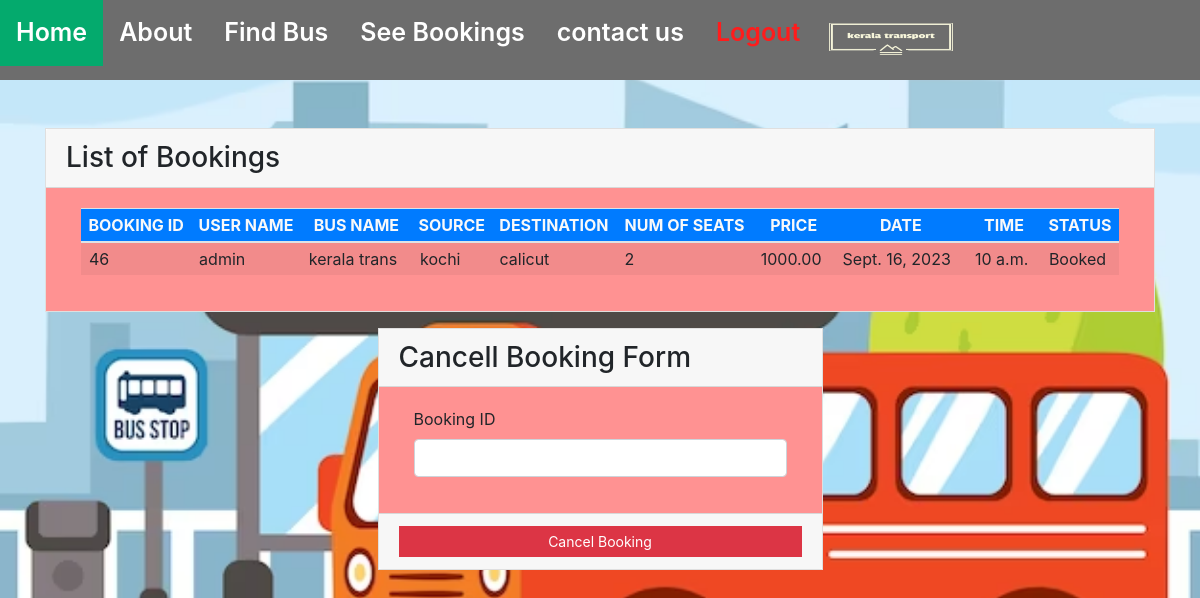
The page /passenger/seebookings (signed in) on the database its author committed.
### account/models.py (models this page shows, shortened)
class Book(models.Model):
    email = models.EmailField()
    name = models.CharField(max_length=30)
    userid =models.DecimalField(decimal_places=0, max_digits=2)
    busid=models.DecimalField(decimal_places=0, max_digits=2)
    bus_name = models.CharField(max_length=30)
    options=(('Kochi','Kochi'),
             ('Calicut','Calicut'),)
    source = models.CharField(choices=options,default='Kochi',max_length=30)
    dest = models.CharField(choices=options,default='Calicut',max_length=30)
    nos = models.DecimalField(decimal_places=0, max_digits=2)
    price = models.DecimalField(decimal_places=2, max_digits=6)
    date = models.DateField()
    time = models.TimeField()
    TICKET_STATUSES = (('Booked', 'Booked'),
                       ('Cancelled', 'Cancelled'),
                       ('Paid', 'Paid'))
    status = models.CharField(choices=TICKET_STATUSES, default='Booked', max_length=100)
    class Meta:
        verbose_name_plural = "List of Books"

### passenger/views.py (the view)
# urls.py: path('seebookings',seebookings, name="seebookings"),
def seebookings(request,*args,**kwargs):
    id_r = request.user.id
    book_list = Book.objects.filter(userid=id_r)
    if book_list:
        return render(request, 'booklist.html', {'book_list': book_list})
    else:
        error_message = "Sorry no buses booked"
        return render(request, 'findbus.html', {'error_message': error_message})

### passenger/templates/booklist.html (shortened to what this page needs)
{% extends 'navbar.html' %}
{% block content %}
<div class="container my-5">
    <div class="card rounded-0">
        <div class="card-header">
            <div class="card-title h3 mb-0">List of Bookings</div>
        </div>
        <div class="card-body">
            <div class="container-fluid">
                <table class="table table-striped table-hover">
                    <thead>
                        <tr class="bg-gradient bg-primary text-light">
                            <th class="p-1 text-center">BOOKING ID</th>
                            <th class="p-1 text-center">USER NAME</th>
                            <th class="p-1 text-center">BUS NAME</th>
                            <th class="p-1 text-center">SOURCE</th>
                            <th class="p-1 text-center">DESTINATION</th>
                            <th class="p-1 text-center">NUM OF SEATS</th>
                            <th class="p-1 text-center">PRICE</th>
                            <th class="p-1 text-center">DATE</th>
                            <th class="p-1 text-center">TIME</th>
                            <th class="p-1 text-center">STATUS</th>
                        </tr>
                    </thead>
                    {% for row in book_list %}
                    <tr>
                        <td class="px-2 py-1 align-middle">{{row.id}}</td>
                        <td class="px-2 py-1 align-middle">{{row.name}}</td>
                        <td class="px-2 py-1 align-middle">{{row.bus_name}}</td>
                        <td class="px-2 py-1 align-middle">{{row.source}}</td>
                        <td class="px-2 py-1 align-middle">{{row.dest}}</td>
                        <td class="px-2 py-1 align-middle">{{row.nos}}</td>
                        <td class="px-2 py-1 align-middle">{{row.price}}</td>
                        <td class="px-2 py-1 align-middle">{{row.date}}</td>
                        <td class="px-2 py-1 align-middle">{{row.time}}</td>
                        <td class="px-2 py-1 align-middle">{{row.status}}</td>
                    </tr>
                    {% endfor %}
                </table>
            </div>
        </div>
    </div>
    <div class="row mt-3 justify-content-center">
        <div class="col-lg-5 col-md-7 col-sm-10 col-xs-12">
            <div class="card rounded-0">
                <div class="card-header">
                    <div class="card-title h3 mb-0">Cancell Booking Form</div>
                </div>
                <div class="card-body">
                    <div class="container-fluid">
                        <form action="{% url 'cancellings' %}" method="post" id="cancel-form">
                            <div class="mb-3">
                                <label for="bus_id" class="control-label">Booking ID</label>
                                <input name='bus_id' class="form-control" type="number" id="bus_id">
                            </div>
                        </form>
                    </div>
                </div>
                <div class="card-footer text-center">
                    <button class="btn btn-sm rounded-0 btn-danger w-100" form="cancel-form">Cancel Booking</button>
                </div>
            </div>
        </div>
    </div>
</div>
{% endblock %}

### passenger/templates/navbar.html (style rules this page uses)
body { background-image: url('/static/images/imbbbb.avif'); background-position: center; background-repeat: no-repeat; background-size: cover; }

### passenger/templates/booklist.html (style rules this page uses)
.card-body { background-color: rgb(255, 146, 146); }

### rows shown on the page
Book: id "46", name "admin", bus_name "kerala trans", source "kochi", dest "calicut", nos "2", price "1000.00", date "Sept. 16, 2023", time "10 a.m.", status "Booked"
